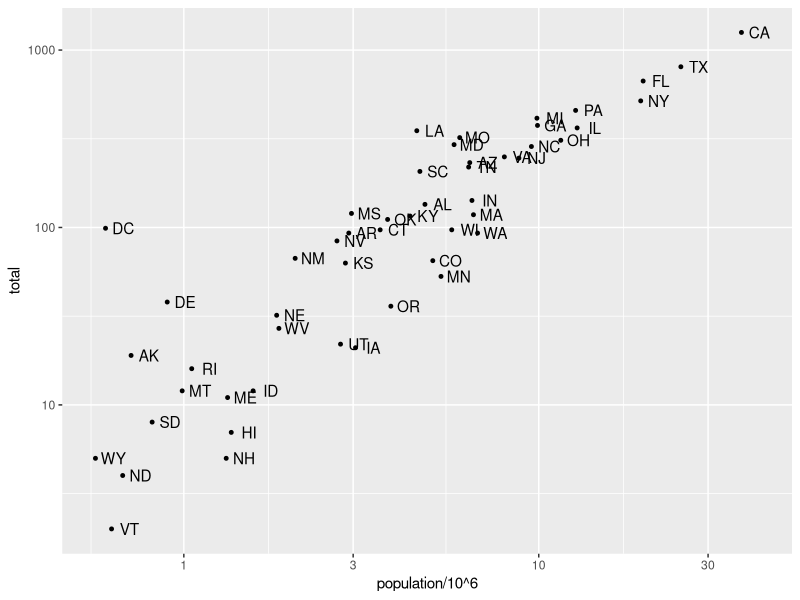
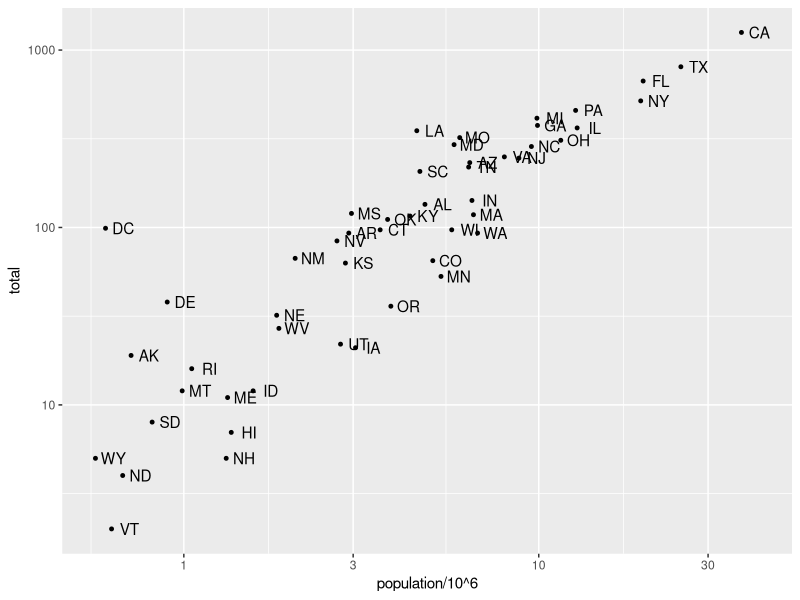
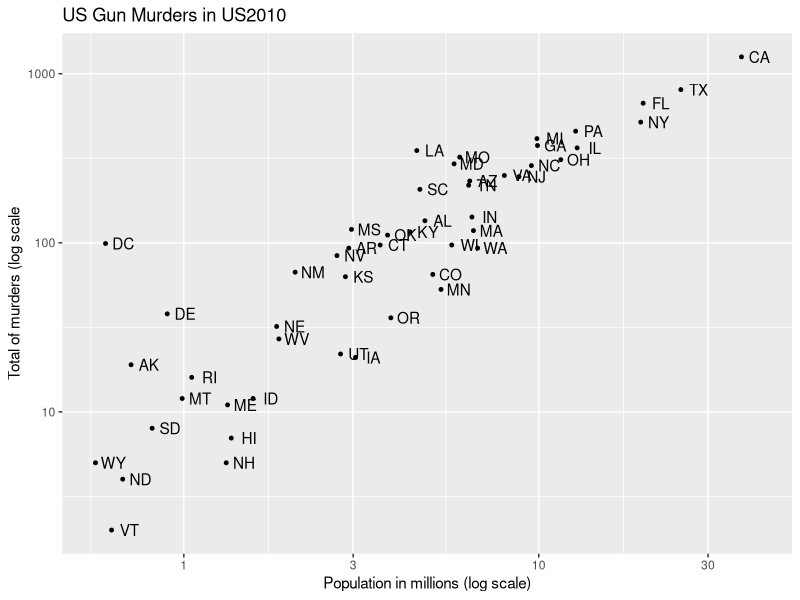
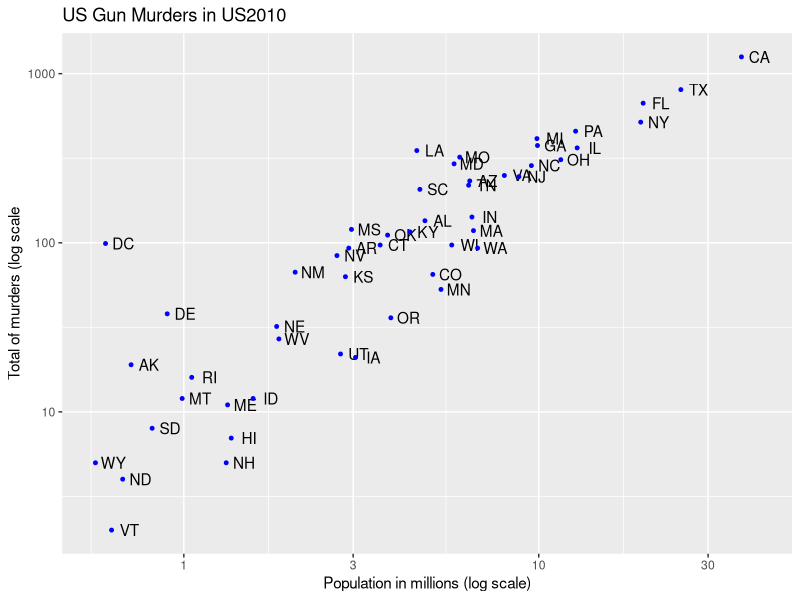
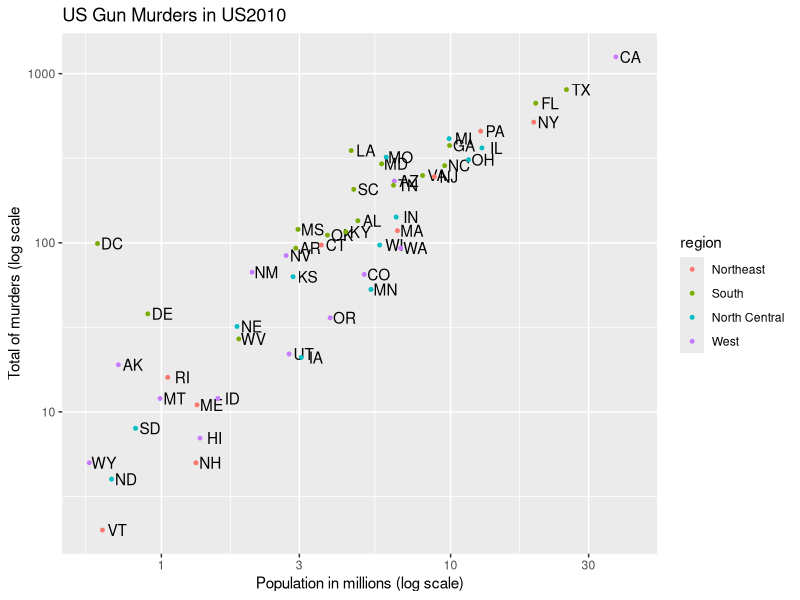
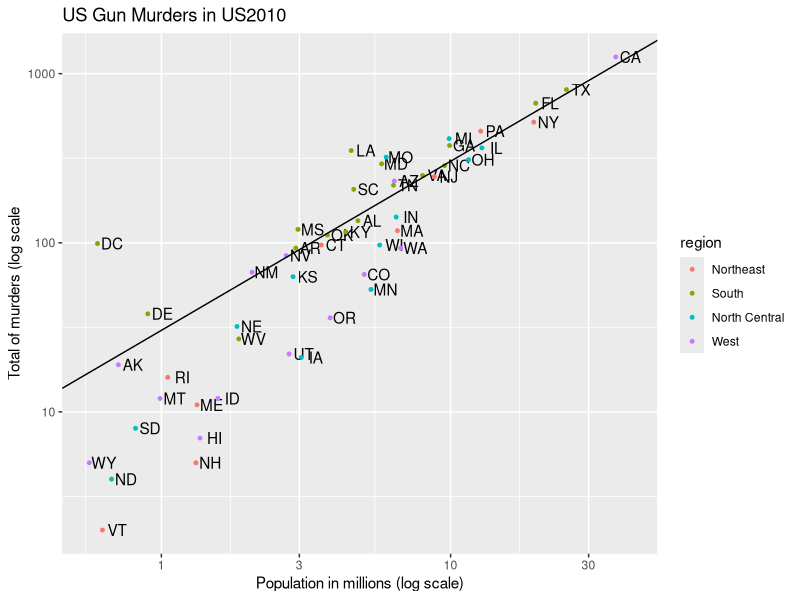
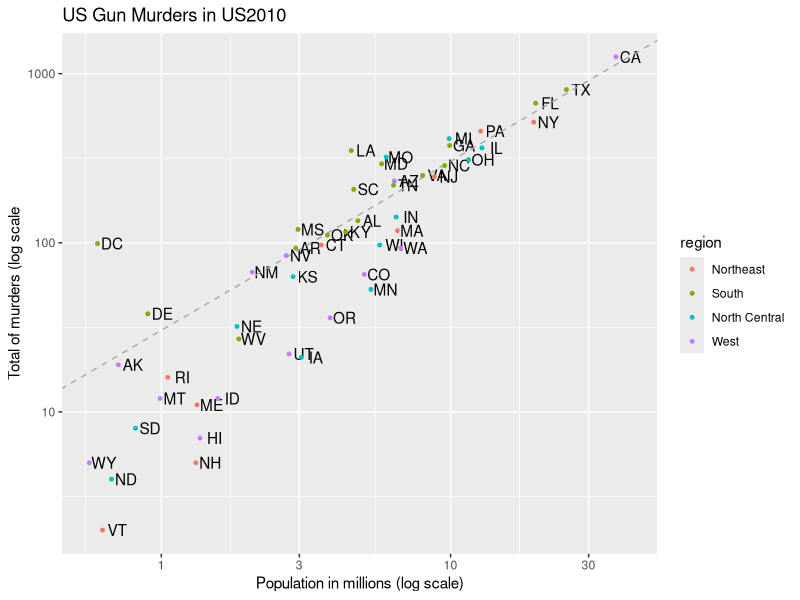
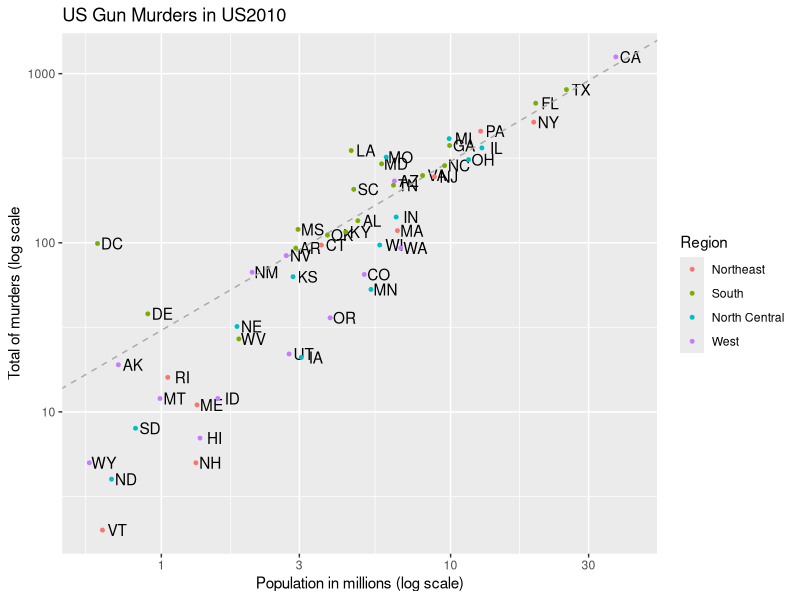

The R script that drew these images, in order:
#scale_x_continuous

library(tidyverse)
library(dslabs)
data(murders)

p<- murders %>% ggplot(aes(population/10^6,total, label=abb))
p+ geom_point(size=1) + #defines the size of the point
  geom_text(nudge_x = 0.05) + #moves the text slightly to the right
  scale_x_continuous(trans= "log10") + #uses the log10 transformation on the x and y axis 
  scale_y_continuous(trans= "log10")

#Note that because we're in the log scale now, the nudge must be made smaller

p+ geom_point(size=1) + #defines the size of the point
  geom_text(nudge_x = 0.05) + #moves the text slightly to the right
  scale_x_log10() + #same as we did before but more efficient
  scale_y_log10()

#Adding labels

p+ geom_point(size=1) + #defines the size of the point
  geom_text(nudge_x = 0.05) + #moves the text slightly to the right
  scale_x_log10() + #same as we did before but more efficient
  scale_y_log10() +
  xlab("Population in millions (log scale)") + #adds the labels
  ylab("Total of murders (log scale") +
  ggtitle("US Gun Murders in US2010") #adds the title name

#We can redefine p to be everything except the points layer

p<- murders %>% ggplot(aes(population/10^6,total, label=abb))+
  geom_text(nudge_x = 0.05) + #moves the text slightly to the right
  scale_x_log10() + #same as we did before but more efficient
  scale_y_log10() +
  xlab("Population in millions (log scale)") + #adds the labels
  ylab("Total of murders (log scale") +
  ggtitle("US Gun Murders in US2010") #adds the title name

p+ geom_point(size=1,color="blue")

#We want the colors to be associated with their geographical region
#To map each point to a color, we need to use aes, since this is a mapping

p+ geom_point(aes(col=region),size=1) #add different colors to different regions
#We a useful default behavior of ggplot. It has automatically added a legend that maps colors to region

#We want to add a line that represents the average murder rate for the entire country
#Compute the average rate for the entire country

r<- murders %>% 
  summarize(rate=sum(total)/sum(population)*10^6) %>% .$rate #to select data and carry out an operation

#To add a line: The default line for geom abline has slope 1 and intercept 0

p + geom_point(aes(col=region),size=1)+
  geom_abline(intercept = log10(r)) #we only need to design the intercept. The intercept here is log of r

#We have to change the line type from solid to dashed, change the color from black to grey, 
#and also, we need to draw the line before the points
#We redifine p
p<- p +
  geom_abline(intercept = log10(r),lty=2,color="darkgrey") + #lty equals 2 changes the line type
  geom_point(aes(col=region),size=1) 
print(p)

#We want region to be in capital letters
p<- p+
  scale_color_discrete(name="Region")
print(p)
